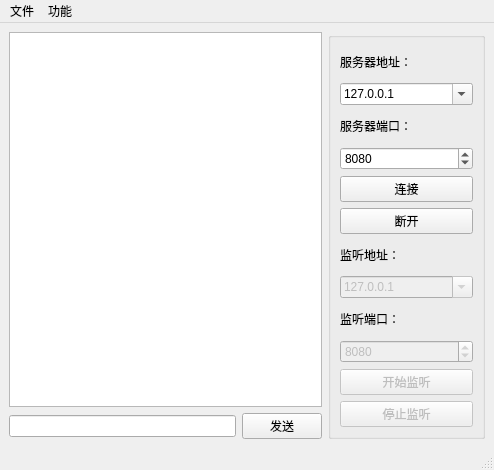
<?xml version="1.0" encoding="UTF-8"?>
<ui version="4.0">
 <class>MainWindow</class>
 <widget class="QMainWindow" name="MainWindow">
  <property name="geometry">
   <rect>
    <x>0</x>
    <y>0</y>
    <width>494</width>
    <height>470</height>
   </rect>
  </property>
  <property name="windowTitle">
   <string>TCP test</string>
  </property>
  <widget class="QWidget" name="centralwidget">
   <layout class="QHBoxLayout" name="horizontalLayout" stretch="2,1">
    <item>
     <layout class="QVBoxLayout" name="verticalLayout_2">
      <item>
       <widget class="QPlainTextEdit" name="plainTextEdit">
        <property name="readOnly">
         <bool>true</bool>
        </property>
       </widget>
      </item>
      <item>
       <layout class="QHBoxLayout" name="horizontalLayout_3">
        <item>
         <widget class="QLineEdit" name="lineEdit"/>
        </item>
        <item>
         <widget class="QPushButton" name="btn_send">
          <property name="text">
           <string>发送</string>
          </property>
         </widget>
        </item>
       </layout>
      </item>
     </layout>
    </item>
    <item>
     <widget class="QGroupBox" name="groupBox">
      <property name="title">
       <string/>
      </property>
      <layout class="QVBoxLayout" name="verticalLayout">
       <item>
        <widget class="QLabel" name="label">
         <property name="text">
          <string>服务器地址：</string>
         </property>
         <property name="alignment">
          <set>Qt::AlignLeading|Qt::AlignLeft|Qt::AlignVCenter</set>
         </property>
        </widget>
       </item>
       <item>
        <widget class="QComboBox" name="comboServer">
         <property name="editable">
          <bool>true</bool>
         </property>
         <property name="currentText">
          <string>127.0.0.1</string>
         </property>
         <item>
          <property name="text">
           <string>127.0.0.1</string>
          </property>
         </item>
        </widget>
       </item>
       <item>
        <widget class="QLabel" name="label_2">
         <property name="text">
          <string>服务器端口：</string>
         </property>
         <property name="alignment">
          <set>Qt::AlignLeading|Qt::AlignLeft|Qt::AlignVCenter</set>
         </property>
        </widget>
       </item>
       <item>
        <widget class="QSpinBox" name="spinPort">
         <property name="minimum">
          <number>1</number>
         </property>
         <property name="maximum">
          <number>65535</number>
         </property>
         <property name="value">
          <number>8080</number>
         </property>
        </widget>
       </item>
       <item>
        <widget class="QPushButton" name="btn_connect">
         <property name="text">
          <string>连接</string>
         </property>
        </widget>
       </item>
       <item>
        <widget class="QPushButton" name="btn_disconnect">
         <property name="text">
          <string>断开</string>
         </property>
        </widget>
       </item>
       <item>
        <widget class="QLabel" name="label_3">
         <property name="text">
          <string>监听地址：</string>
         </property>
         <property name="alignment">
          <set>Qt::AlignLeading|Qt::AlignLeft|Qt::AlignVCenter</set>
         </property>
        </widget>
       </item>
       <item>
        <widget class="QComboBox" name="comboClient">
         <property name="enabled">
          <bool>false</bool>
         </property>
         <property name="editable">
          <bool>true</bool>
         </property>
         <item>
          <property name="text">
           <string>127.0.0.1</string>
          </property>
         </item>
        </widget>
       </item>
       <item>
        <widget class="QLabel" name="label_4">
         <property name="text">
          <string>监听端口：</string>
         </property>
         <property name="alignment">
          <set>Qt::AlignLeading|Qt::AlignLeft|Qt::AlignVCenter</set>
         </property>
        </widget>
       </item>
       <item>
        <widget class="QSpinBox" name="spinBox">
         <property name="enabled">
          <bool>false</bool>
         </property>
         <property name="minimum">
          <number>1</number>
         </property>
         <property name="maximum">
          <number>65535</number>
         </property>
         <property name="value">
          <number>8080</number>
         </property>
        </widget>
       </item>
       <item>
        <widget class="QPushButton" name="btn_start">
         <property name="enabled">
          <bool>false</bool>
         </property>
         <property name="text">
          <string>开始监听</string>
         </property>
        </widget>
       </item>
       <item>
        <widget class="QPushButton" name="btn_stop">
         <property name="enabled">
          <bool>false</bool>
         </property>
         <property name="text">
          <string>停止监听</string>
         </property>
        </widget>
       </item>
      </layout>
     </widget>
    </item>
   </layout>
  </widget>
  <widget class="QMenuBar" name="menubar">
   <property name="geometry">
    <rect>
     <x>0</x>
     <y>0</y>
     <width>494</width>
     <height>27</height>
    </rect>
   </property>
   <widget class="QMenu" name="menuTcp">
    <property name="title">
     <string>功能</string>
    </property>
    <addaction name="actionClient"/>
    <addaction name="actionServer"/>
   </widget>
   <widget class="QMenu" name="menu_2">
    <property name="title">
     <string>文件</string>
    </property>
    <addaction name="clearText"/>
    <addaction name="exit"/>
   </widget>
   <addaction name="menu_2"/>
   <addaction name="menuTcp"/>
  </widget>
  <widget class="QStatusBar" name="statusbar"/>
  <action name="clearText">
   <property name="text">
    <string>清空文本框</string>
   </property>
  </action>
  <action name="exit">
   <property name="text">
    <string>退出</string>
   </property>
  </action>
  <action name="actionClient">
   <property name="checkable">
    <bool>true</bool>
   </property>
   <property name="checked">
    <bool>true</bool>
   </property>
   <property name="text">
    <string>TCP客户端</string>
   </property>
  </action>
  <action name="actionServer">
   <property name="checkable">
    <bool>true</bool>
   </property>
   <property name="text">
    <string>TCP服务端</string>
   </property>
  </action>
 </widget>
 <resources/>
 <connections>
  <connection>
   <sender>exit</sender>
   <signal>triggered()</signal>
   <receiver>MainWindow</receiver>
   <slot>close()</slot>
   <hints>
    <hint type="sourcelabel">
     <x>-1</x>
     <y>-1</y>
    </hint>
    <hint type="destinationlabel">
     <x>234</x>
     <y>183</y>
    </hint>
   </hints>
  </connection>
  <connection>
   <sender>clearText</sender>
   <signal>triggered()</signal>
   <receiver>plainTextEdit</receiver>
   <slot>clear()</slot>
   <hints>
    <hint type="sourcelabel">
     <x>-1</x>
     <y>-1</y>
    </hint>
    <hint type="destinationlabel">
     <x>115</x>
     <y>167</y>
    </hint>
   </hints>
  </connection>
 </connections>
</ui>
